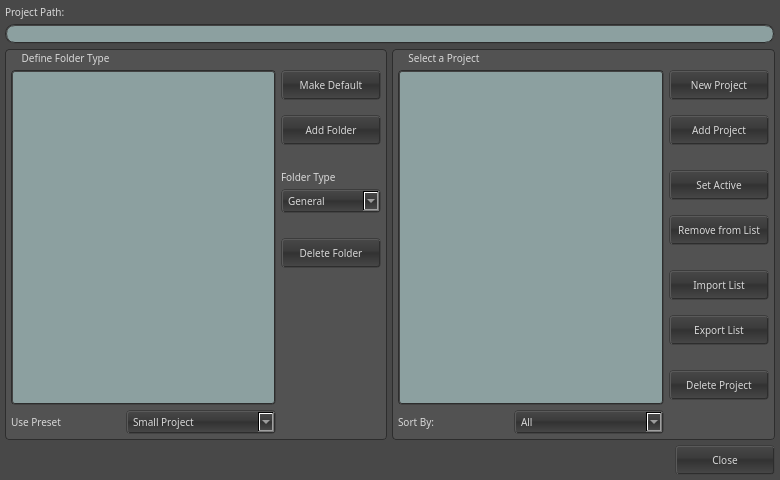
<ui version="4.0" >
 <class>Form_projectManager</class>
 <widget class="QWidget" name="Form_projectManager" >
  <property name="windowModality" >
   <enum>Qt::NonModal</enum>
  </property>
  <property name="enabled" >
   <bool>true</bool>
  </property>
  <property name="geometry" >
   <rect>
    <x>0</x>
    <y>0</y>
    <width>780</width>
    <height>480</height>
   </rect>
  </property>
  <property name="minimumSize" >
   <size>
    <width>780</width>
    <height>480</height>
   </size>
  </property>
  <property name="windowTitle" >
   <string>Form</string>
  </property>
  <property name="layoutDirection" >
   <enum>Qt::RightToLeft</enum>
  </property>
  <property name="styleSheet" >
   <string notr="true" >/* ---------------------- All ---------------------- */
* {
	color: rgb(215, 215, 215);
	background-color: rgb(72, 72, 72);
	font-family: "Lucida Grande, Segoe UI";
	font-size: 10px;
}

/* ---------------------- Line Edit ---------------------- */
QLineEdit { 
	color: rgb(40, 40, 40);
	background-color: rgb(140, 160, 160);
	selection-background-color: rgb(245, 150, 40);
	padding: 0px 5px 0px 5px;
	border: 2px groove rgb(45,45,45);
	border-radius: 10px;
}

/* ---------------------- Label ---------------------- */
QLabel { 
	background-color: rgb(72, 72, 72, 0);
}

/* ---------------------- Push Button ---------------------- */
QPushButton {
	background-color: qlineargradient(spread:pad, x1:0.5, y1:1, x2:0.5, y2:0, stop:0 rgba(72, 72, 72, 255), stop:0.5 rgba(50, 50, 50, 255), stop:0.59 rgba(60, 60, 60, 255), stop:1 rgba(72, 72, 72, 255));
	border-radius: 4px;
	border-width: 2px;	
	border-style: groove;
	border-left-color: rgb(60, 60, 60);
	border-top-color: rgb(60, 60, 60);
	border-right-color: rgb(45, 45, 45);
	border-bottom-color: rgb(45, 45, 45);
}

QPushButton::pressed {
	background-color: qlineargradient(spread:pad, x1:0.5, y1:1, x2:0.5, y2:0, stop:0 rgba(92, 92, 92, 255), stop:0.5 rgba(70, 70, 70, 255), stop:0.59 rgba(80, 80, 80, 255), stop:1 rgba(92, 92, 92, 255));
	border-radius: 4px;
	border-width: 2px;	
	border-style: groove;
	border-left-color: rgb(45, 45, 45);
	border-top-color: rgb(45, 45, 45);
	border-right-color: rgb(60, 60, 60);
	border-bottom-color: rgb(60, 60, 60);
}

QPushButton::checked {
	background-color: qlineargradient(spread:pad, x1:0.5, y1:1, x2:0.5, y2:0, stop:0 rgba(92, 92, 92, 255), stop:0.5 rgba(70, 70, 70, 255), stop:0.59 rgba(80, 80, 80, 255), stop:1 rgba(92, 92, 92, 255));

	border-radius: 4px;
	border-width: 2px;	
	border-style: groove;
	border-left-color: rgb(45, 45, 45);
	border-top-color: rgb(45, 45, 45);
	border-right-color: rgb(60, 60, 60);
	border-bottom-color: rgb(60, 60, 60);
}


/* ---------------------- Combo Box ---------------------- */
QComboBox {
	background-color: qlineargradient(spread:pad, x1:0.5, y1:1, x2:0.5, y2:0, stop:0 rgba(72, 72, 72, 255), stop:0.5 rgba(50, 50, 50, 255), stop:0.59 rgba(60, 60, 60, 255), stop:1 rgba(72, 72, 72, 255));
	
	border-radius: 4px;
	border-width: 2px;	
	border-style: groove;
	border-left-color: rgb(60, 60, 60);
	border-top-color: rgb(60, 60, 60);
	border-right-color: rgb(45, 45, 45);
	border-bottom-color: rgb(45, 45, 45);
	padding: 0px 5px 0px 5px;
 }

QComboBox::drop-down { 
	background-color: qlineargradient(spread:pad, x1:0.5, y1:1, x2:0.5, y2:0, stop:0 rgba(72, 72, 72, 255), stop:0.5 rgba(50, 50, 50, 255), stop:0.59 rgba(60, 60, 60, 255), stop:1 rgba(72, 72, 72, 255));
	
	image: url(:/dark/up-down-dark-arrow.png);
	padding: 0px 2px 0px 2px;
	width: 15px; 
	border-left: 1px solid rgb(40,40,40);
}

QComboBox::down-arrow {
	image: url(:/dark/up-down-dark-arrow.png);
}

 QComboBox QAbstractItemView {
	color: black;
	background-color:rgb(140, 160, 160);  
	border: 2px groove rgb(45,45,45);
	selection-color: black;
	selection-background-color: rgb(245, 150, 40);
	padding: 4px 0px 4px 0px;
 }

/* ---------------------- List View ---------------------- */
QListView {
	color: black;
	background-color:rgb(140, 160, 160);
	selection-background-color: rgb(245, 150, 40);
	padding: 0px 5px 0px 5px;
	border: 2px groove rgb(45,45,45);
	border-radius: 4px;
}

/* ---------------------- Tree View ---------------------- */
QTreeView {
	color: black;
	background-color:rgb(140, 160, 160);
	selection-background-color: rgb(245, 150, 40);
	padding: 0px 5px 0px 5px;
	border: 2px groove rgb(45,45,45);
	border-radius: 4px;
}

/* ---------------------- Group Box ---------------------- */
QGroupBox {
	background-color: rgb(82, 82, 82);
	border: 1px solid rgb(45,45,45);
	border-radius: 4px;
}

QGroupBox::title {
	background-color: rgb(82,82,82,0);
	subcontrol-origin: margin;
	subcontrol-position: top left;
	padding: 2px 5px 0px 15px;
 }

/* ---------------------- Text Edit ---------------------- */
QTextEdit {
	color: black;
	background-color:rgb(140, 160, 160);
	selection-background-color: rgb(245, 150, 40);
	padding: 0px 5px 0px 5px;
	border: 2px groove rgb(45,45,45);
	border-radius: 4px;
}



/* ---------------------- Scroll Bar Vertical ---------------------- */
QScrollBar {
	border: 1px solid rgb(45,45,45);
	border-radius: 4px;
 }

 QScrollBar::handle::vertical {
	background-color: qlineargradient(spread:pad, x1:0.5, y1:1, x2:0.5, y2:0, stop:0 rgba(72, 72, 72, 255), stop:0.5 rgba(50, 50, 50, 255), stop:0.59 rgba(60, 60, 60, 255), stop:1 rgba(72, 72, 72, 255));

	image: url(:/dark/up-down-dark-arrow.png);
	min-height: 30px;
	border: 1px solid rgb(45,45,45);
	border-top-right-radius: 4px;
	border-bottom-right-radius: 4px;
 }

QScrollBar::down-arrow::vertical {
	background: green;
	min-height: 10px;
	min-width: 10px;
}

QScrollBar::sub-page::vertical {
	background: rgb(80,80,80);
}

QScrollBar::add-page::vertical {
	background: rgb(110,110,110);
}

/* ---------------------- Scroll Bar Horizontal ---------------------- */
QScrollBar {
	border: 1px solid rgb(45,45,45);
	border-radius: 4px;
 }

 QScrollBar::handle::horizontal {
		background-color: qlineargradient(spread:pad, x1:0.5, y1:1, x2:0.5, y2:0, stop:0 rgba(72, 72, 72, 255), stop:0.5 rgba(50, 50, 50, 255), stop:0.59 rgba(60, 60, 60, 255), stop:1 rgba(72, 72, 72, 255));

	image: url(:/dark/left-right-dark-arrow.png);
	min-width: 30px;
	border: 1px solid rgb(45,45,45);
	border-top-right-radius: 4px;
	border-top-left-radius: 4px;
 }

QScrollBar::down-arrow::horizontal {
	background: green;
	min-height: 10px;
	min-width: 10px;
}

QScrollBar::sub-page::horizontal {
	background: rgb(80,80,80);
}

QScrollBar::add-page::horizontal {
	background: rgb(110,110,110);
}


/* ---------------------- Check Box ---------------------- */
QCheckBox {
	background-color: rgb(72,72,72,0);
}

QCheckBox::indicator {
	background-color: rgb(140, 160, 160);
	selection-background-color: rgb(245, 150, 40);
	border: 2px groove rgb(45,45,45);
	border-radius: 4px;
	width: 13px;
	height: 13px;
}
QCheckBox::indicator::pressed {
	background-color: rgb(245, 150, 40);
}

 QCheckBox::indicator:checked {
	background-color: rgb(245, 150, 40);
	width: 13px;
	height: 13px;
	image: url(:/dark/checked-dark-checkBox.png);
 }

/* ---------------------- Radio Button ---------------------- */
QRadioButton {
	background-color: rgb(72,72,72,0);
}

QRadioButton::indicator {
	background-color: rgb(140, 160, 160);
	border: 2px groove rgb(45,45,45);
	border-radius: 9px;
	width: 14px;
	height: 14px;
}

 QRadioButton::indicator:checked {
	background-color: qradialgradient(spread:pad, cx:0.5, cy:0.5, radius:0.5, fx:0.5, fy:0.5, stop:0 rgba(245, 150, 40, 255), stop:1 rgba(235, 117, 0, 255));

	width: 14px;
	height: 14px;
	image: url(:/dark/right-dark-arrow.png);
 }

/* ---------------------- Spin Box ---------------------- */
QSpinBox {
	color: black;
	background-color: rgb(140, 160, 160);
	selection-background-color: rgb(245, 150, 40);
	border-radius: 4px;
	border-width: 2px;	
	border-style: groove;
	border-left-color: rgb(60, 60, 60);
	border-top-color: rgb(60, 60, 60);
	border-right-color: rgb(45, 45, 45);
	border-bottom-color: rgb(45, 45, 45);
	padding: 0px 5px 0px 5px;
 }

QSpinBox::up-button { 
	background-color: qlineargradient(spread:pad, x1:0.5, y1:1, x2:0.5, y2:0, stop:0 rgba(72, 72, 72, 255), stop:0.5 rgba(50, 50, 50, 255), stop:0.59 rgba(60, 60, 60, 255), stop:1 rgba(72, 72, 72, 255));
	
	image: url(:/dark/up-dark-arrow.png);
	width: 15px; 
	border-left: 1px solid rgb(40,40,40);
	border-bottom: 1px solid rgb(40,40,40);
	border-top-right-radius: 4px;
}

QSpinBox::up-button::pressed {
	background-color: qlineargradient(spread:pad, x1:0.5, y1:1, x2:0.5, y2:0, stop:0 rgba(92, 92, 92, 255), stop:0.5 rgba(70, 70, 70, 255), stop:0.59 rgba(80, 80, 80, 255), stop:1 rgba(92, 92, 92, 255));
}

QSpinBox::down-button {
	background-color: qlineargradient(spread:pad, x1:0.5, y1:1, x2:0.5, y2:0, stop:0 rgba(72, 72, 72, 255), stop:0.5 rgba(50, 50, 50, 255), stop:0.59 rgba(60, 60, 60, 255), stop:1 rgba(72, 72, 72, 255));
	
	image: url(:/dark/down-dark-arrow.png);
	width: 15px; 
	border-left: 1px solid rgb(40,40,40);
	border-top: 1px solid rgb(40,40,40);
	border-bottom-right-radius: 4px;
}

QSpinBox::down-button::pressed {
	background-color: qlineargradient(spread:pad, x1:0.5, y1:1, x2:0.5, y2:0, stop:0 rgba(92, 92, 92, 255), stop:0.5 rgba(70, 70, 70, 255), stop:0.59 rgba(80, 80, 80, 255), stop:1 rgba(92, 92, 92, 255));
}

/* ---------------------- Double Spin Box ---------------------- */
QDoubleSpinBox {
	color: black;
	background-color: rgb(140, 160, 160);
	selection-background-color: rgb(245, 150, 40);
	border-radius: 4px;
	border-width: 2px;	
	border-style: groove;
	border-left-color: rgb(60, 60, 60);
	border-top-color: rgb(60, 60, 60);
	border-right-color: rgb(45, 45, 45);
	border-bottom-color: rgb(45, 45, 45);
	padding: 0px 5px 0px 5px;
 }

QDoubleSpinBox::up-button { 
	background-color: qlineargradient(spread:pad, x1:0.5, y1:1, x2:0.5, y2:0, stop:0 rgba(72, 72, 72, 255), stop:0.5 rgba(50, 50, 50, 255), stop:0.59 rgba(60, 60, 60, 255), stop:1 rgba(72, 72, 72, 255));
	
	image: url(:/dark/up-dark-arrow.png);
	width: 15px; 
	border-left: 1px solid rgb(40,40,40);
	border-bottom: 1px solid rgb(40,40,40);
	border-top-right-radius: 4px;
}

QDoubleSpinBox::up-button::pressed {
	background-color: qlineargradient(spread:pad, x1:0.5, y1:1, x2:0.5, y2:0, stop:0 rgba(92, 92, 92, 255), stop:0.5 rgba(70, 70, 70, 255), stop:0.59 rgba(80, 80, 80, 255), stop:1 rgba(92, 92, 92, 255));
}

QDoubleSpinBox::down-button {
	background-color: qlineargradient(spread:pad, x1:0.5, y1:1, x2:0.5, y2:0, stop:0 rgba(72, 72, 72, 255), stop:0.5 rgba(50, 50, 50, 255), stop:0.59 rgba(60, 60, 60, 255), stop:1 rgba(72, 72, 72, 255));
	
	image: url(:/dark/down-dark-arrow.png);
	width: 15px; 
	border-left: 1px solid rgb(40,40,40);
	border-top: 1px solid rgb(40,40,40);
	border-bottom-right-radius: 4px;
}

QDoubleSpinBox::down-button::pressed {
	background-color: qlineargradient(spread:pad, x1:0.5, y1:1, x2:0.5, y2:0, stop:0 rgba(92, 92, 92, 255), stop:0.5 rgba(70, 70, 70, 255), stop:0.59 rgba(80, 80, 80, 255), stop:1 rgba(92, 92, 92, 255));
}

/* ---------------------- Line Edit ---------------------- */
QProgressBar { 
	color: rgb(215, 215, 215);
	background-color: rgb(40, 40, 40);
	border: 2px groove rgb(45,45,45);
	border-radius: 4px;
	text-align: center;
}
QProgressBar::chunk { 
	background-color: qlineargradient(spread:pad, x1:0.5, y1:1, x2:0.5, y2:0, stop:0 rgba(60, 75, 75, 255), stop:0.5 rgba(36, 45, 45, 255), stop:0.59 rgba(49, 61, 61, 255), stop:1 rgba(142, 177, 177, 255));

	border-right: 1px solid rgb(40,40,40);
	width: 20px;
	margin: 0px 0.2px 0px 0px;
}

</string>
  </property>
  <layout class="QGridLayout" name="gridLayout_3" >
   <property name="margin" >
    <number>5</number>
   </property>
   <property name="spacing" >
    <number>5</number>
   </property>
   <item row="0" column="0" >
    <layout class="QVBoxLayout" name="verticalLayout_3" >
     <item>
      <widget class="QLabel" name="lbl_projectPath" >
       <property name="font" >
        <font>
         <family>Lucida Grande, Segoe UI</family>
         <pointsize>-1</pointsize>
        </font>
       </property>
       <property name="layoutDirection" >
        <enum>Qt::LeftToRight</enum>
       </property>
       <property name="autoFillBackground" >
        <bool>false</bool>
       </property>
       <property name="text" >
        <string>Project Path:</string>
       </property>
      </widget>
     </item>
     <item>
      <widget class="QLineEdit" name="tbx_path" >
       <property name="font" >
        <font>
         <family>Lucida Grande, Segoe UI</family>
         <pointsize>-1</pointsize>
        </font>
       </property>
       <property name="layoutDirection" >
        <enum>Qt::LeftToRight</enum>
       </property>
       <property name="styleSheet" >
        <string notr="true" />
       </property>
       <property name="text" >
        <string/>
       </property>
       <property name="frame" >
        <bool>true</bool>
       </property>
       <property name="cursorPosition" >
        <number>0</number>
       </property>
       <property name="readOnly" >
        <bool>true</bool>
       </property>
      </widget>
     </item>
    </layout>
   </item>
   <item row="1" column="0" >
    <layout class="QHBoxLayout" name="horizontalLayout" >
     <property name="spacing" >
      <number>5</number>
     </property>
     <property name="leftMargin" >
      <number>0</number>
     </property>
     <item>
      <widget class="QGroupBox" name="grb_selectProject" >
       <property name="font" >
        <font>
         <family>Lucida Grande, Segoe UI</family>
         <pointsize>-1</pointsize>
        </font>
       </property>
       <property name="layoutDirection" >
        <enum>Qt::LeftToRight</enum>
       </property>
       <property name="styleSheet" >
        <string notr="true" />
       </property>
       <property name="title" >
        <string>Select a Project</string>
       </property>
       <layout class="QGridLayout" name="gridLayout" >
        <property name="leftMargin" >
         <number>5</number>
        </property>
        <property name="topMargin" >
         <number>20</number>
        </property>
        <property name="rightMargin" >
         <number>5</number>
        </property>
        <property name="bottomMargin" >
         <number>5</number>
        </property>
        <property name="spacing" >
         <number>5</number>
        </property>
        <item row="0" column="0" colspan="2" >
         <widget class="QListView" name="lst_project" >
          <property name="font" >
           <font>
            <family>Lucida Grande, Segoe UI</family>
            <pointsize>-1</pointsize>
           </font>
          </property>
          <property name="cursor" stdset="0" >
           <cursorShape>ArrowCursor</cursorShape>
          </property>
          <property name="toolTip" >
           <string/>
          </property>
          <property name="statusTip" >
           <string/>
          </property>
          <property name="whatsThis" >
           <string>&lt;!DOCTYPE HTML PUBLIC "-//W3C//DTD HTML 4.0//EN" "http://www.w3.org/TR/REC-html40/strict.dtd">
&lt;html>&lt;head>&lt;meta name="qrichtext" content="1" />&lt;style type="text/css">
p, li { white-space: pre-wrap; }
&lt;/style>&lt;/head>&lt;body style=" font-family:'Lucida Grande ,Segoe UI'; font-weight:400; font-style:normal;">
&lt;p style=" margin-top:0px; margin-bottom:0px; margin-left:0px; margin-right:0px; -qt-block-indent:0; text-indent:0px;">List of current projects&lt;/p>&lt;/body>&lt;/html></string>
          </property>
          <property name="styleSheet" >
           <string notr="true" />
          </property>
          <property name="tabKeyNavigation" >
           <bool>true</bool>
          </property>
          <property name="dragEnabled" >
           <bool>true</bool>
          </property>
          <property name="dragDropMode" >
           <enum>QAbstractItemView::DragOnly</enum>
          </property>
          <property name="resizeMode" >
           <enum>QListView::Fixed</enum>
          </property>
          <property name="layoutMode" >
           <enum>QListView::SinglePass</enum>
          </property>
         </widget>
        </item>
        <item rowspan="2" row="0" column="2" >
         <layout class="QVBoxLayout" name="verticalLayout" >
          <item>
           <widget class="QPushButton" name="bt_newProject" >
            <property name="minimumSize" >
             <size>
              <width>100</width>
              <height>30</height>
             </size>
            </property>
            <property name="maximumSize" >
             <size>
              <width>100</width>
              <height>30</height>
             </size>
            </property>
            <property name="font" >
             <font>
              <family>Lucida Grande, Segoe UI</family>
              <pointsize>-1</pointsize>
             </font>
            </property>
            <property name="whatsThis" >
             <string>&lt;!DOCTYPE HTML PUBLIC "-//W3C//DTD HTML 4.0//EN" "http://www.w3.org/TR/REC-html40/strict.dtd">
&lt;html>&lt;head>&lt;meta name="qrichtext" content="1" />&lt;style type="text/css">
p, li { white-space: pre-wrap; }
&lt;/style>&lt;/head>&lt;body style=" font-family:'Lucida Grande ,Segoe UI'; font-weight:400; font-style:normal;">
&lt;p style=" margin-top:0px; margin-bottom:0px; margin-left:0px; margin-right:0px; -qt-block-indent:0; text-indent:0px;">Click to create a new project.&lt;/p>&lt;/body>&lt;/html></string>
            </property>
            <property name="styleSheet" >
             <string notr="true" />
            </property>
            <property name="text" >
             <string>New Project</string>
            </property>
           </widget>
          </item>
          <item>
           <spacer name="verticalSpacer_9" >
            <property name="orientation" >
             <enum>Qt::Vertical</enum>
            </property>
            <property name="sizeType" >
             <enum>QSizePolicy::Fixed</enum>
            </property>
            <property name="sizeHint" stdset="0" >
             <size>
              <width>20</width>
              <height>10</height>
             </size>
            </property>
           </spacer>
          </item>
          <item>
           <widget class="QPushButton" name="bt_addProject" >
            <property name="minimumSize" >
             <size>
              <width>100</width>
              <height>30</height>
             </size>
            </property>
            <property name="maximumSize" >
             <size>
              <width>100</width>
              <height>30</height>
             </size>
            </property>
            <property name="font" >
             <font>
              <family>Lucida Grande, Segoe UI</family>
              <pointsize>-1</pointsize>
             </font>
            </property>
            <property name="whatsThis" >
             <string>&lt;!DOCTYPE HTML PUBLIC "-//W3C//DTD HTML 4.0//EN" "http://www.w3.org/TR/REC-html40/strict.dtd">
&lt;html>&lt;head>&lt;meta name="qrichtext" content="1" />&lt;style type="text/css">
p, li { white-space: pre-wrap; }
&lt;/style>&lt;/head>&lt;body style=" font-family:'Lucida Grande ,Segoe UI'; font-weight:400; font-style:normal;">
&lt;p style=" margin-top:0px; margin-bottom:0px; margin-left:0px; margin-right:0px; -qt-block-indent:0; text-indent:0px;">Click to add an existing project.&lt;/p>&lt;/body>&lt;/html></string>
            </property>
            <property name="styleSheet" >
             <string notr="true" />
            </property>
            <property name="text" >
             <string>Add Project</string>
            </property>
           </widget>
          </item>
          <item>
           <spacer name="verticalSpacer_3" >
            <property name="orientation" >
             <enum>Qt::Vertical</enum>
            </property>
            <property name="sizeType" >
             <enum>QSizePolicy::Fixed</enum>
            </property>
            <property name="sizeHint" stdset="0" >
             <size>
              <width>20</width>
              <height>20</height>
             </size>
            </property>
           </spacer>
          </item>
          <item>
           <widget class="QPushButton" name="bt_setActive" >
            <property name="minimumSize" >
             <size>
              <width>100</width>
              <height>30</height>
             </size>
            </property>
            <property name="maximumSize" >
             <size>
              <width>100</width>
              <height>30</height>
             </size>
            </property>
            <property name="font" >
             <font>
              <family>Lucida Grande, Segoe UI</family>
              <pointsize>-1</pointsize>
             </font>
            </property>
            <property name="styleSheet" >
             <string notr="true" />
            </property>
            <property name="text" >
             <string>Set Active</string>
            </property>
           </widget>
          </item>
          <item>
           <spacer name="verticalSpacer_11" >
            <property name="orientation" >
             <enum>Qt::Vertical</enum>
            </property>
            <property name="sizeType" >
             <enum>QSizePolicy::Fixed</enum>
            </property>
            <property name="sizeHint" stdset="0" >
             <size>
              <width>20</width>
              <height>10</height>
             </size>
            </property>
           </spacer>
          </item>
          <item>
           <widget class="QPushButton" name="bt_removeFromList" >
            <property name="minimumSize" >
             <size>
              <width>100</width>
              <height>30</height>
             </size>
            </property>
            <property name="maximumSize" >
             <size>
              <width>100</width>
              <height>30</height>
             </size>
            </property>
            <property name="font" >
             <font>
              <family>Lucida Grande, Segoe UI</family>
              <pointsize>-1</pointsize>
             </font>
            </property>
            <property name="styleSheet" >
             <string notr="true" />
            </property>
            <property name="text" >
             <string>Remove from List</string>
            </property>
           </widget>
          </item>
          <item>
           <spacer name="verticalSpacer_2" >
            <property name="orientation" >
             <enum>Qt::Vertical</enum>
            </property>
            <property name="sizeType" >
             <enum>QSizePolicy::Fixed</enum>
            </property>
            <property name="sizeHint" stdset="0" >
             <size>
              <width>20</width>
              <height>20</height>
             </size>
            </property>
           </spacer>
          </item>
          <item>
           <widget class="QPushButton" name="bt_importList" >
            <property name="minimumSize" >
             <size>
              <width>100</width>
              <height>30</height>
             </size>
            </property>
            <property name="maximumSize" >
             <size>
              <width>100</width>
              <height>30</height>
             </size>
            </property>
            <property name="font" >
             <font>
              <family>Lucida Grande, Segoe UI</family>
              <pointsize>-1</pointsize>
             </font>
            </property>
            <property name="styleSheet" >
             <string notr="true" />
            </property>
            <property name="text" >
             <string>Import List</string>
            </property>
           </widget>
          </item>
          <item>
           <spacer name="verticalSpacer_10" >
            <property name="orientation" >
             <enum>Qt::Vertical</enum>
            </property>
            <property name="sizeType" >
             <enum>QSizePolicy::Fixed</enum>
            </property>
            <property name="sizeHint" stdset="0" >
             <size>
              <width>20</width>
              <height>10</height>
             </size>
            </property>
           </spacer>
          </item>
          <item>
           <widget class="QPushButton" name="bt_exportList" >
            <property name="minimumSize" >
             <size>
              <width>100</width>
              <height>30</height>
             </size>
            </property>
            <property name="maximumSize" >
             <size>
              <width>100</width>
              <height>30</height>
             </size>
            </property>
            <property name="font" >
             <font>
              <family>Lucida Grande, Segoe UI</family>
              <pointsize>-1</pointsize>
             </font>
            </property>
            <property name="styleSheet" >
             <string notr="true" />
            </property>
            <property name="text" >
             <string>Export List</string>
            </property>
           </widget>
          </item>
          <item>
           <spacer name="verticalSpacer" >
            <property name="orientation" >
             <enum>Qt::Vertical</enum>
            </property>
            <property name="sizeType" >
             <enum>QSizePolicy::Fixed</enum>
            </property>
            <property name="sizeHint" stdset="0" >
             <size>
              <width>20</width>
              <height>20</height>
             </size>
            </property>
           </spacer>
          </item>
          <item>
           <widget class="QPushButton" name="bt_deleteProject" >
            <property name="minimumSize" >
             <size>
              <width>100</width>
              <height>30</height>
             </size>
            </property>
            <property name="maximumSize" >
             <size>
              <width>100</width>
              <height>30</height>
             </size>
            </property>
            <property name="font" >
             <font>
              <family>Lucida Grande, Segoe UI</family>
              <pointsize>-1</pointsize>
             </font>
            </property>
            <property name="toolTip" >
             <string/>
            </property>
            <property name="styleSheet" >
             <string notr="true" />
            </property>
            <property name="text" >
             <string>Delete Project</string>
            </property>
           </widget>
          </item>
          <item>
           <spacer name="verticalSpacer_4" >
            <property name="orientation" >
             <enum>Qt::Vertical</enum>
            </property>
            <property name="sizeHint" stdset="0" >
             <size>
              <width>20</width>
              <height>40</height>
             </size>
            </property>
           </spacer>
          </item>
         </layout>
        </item>
        <item row="1" column="0" >
         <widget class="QLabel" name="lbl_shortBy" >
          <property name="font" >
           <font>
            <family>Lucida Grande, Segoe UI</family>
            <pointsize>-1</pointsize>
           </font>
          </property>
          <property name="layoutDirection" >
           <enum>Qt::LeftToRight</enum>
          </property>
          <property name="text" >
           <string>Sort By:</string>
          </property>
         </widget>
        </item>
        <item row="1" column="1" >
         <widget class="QComboBox" name="cbx_shortBy" >
          <property name="minimumSize" >
           <size>
            <width>150</width>
            <height>24</height>
           </size>
          </property>
          <property name="maximumSize" >
           <size>
            <width>16777215</width>
            <height>24</height>
           </size>
          </property>
          <property name="font" >
           <font>
            <family>Lucida Grande, Segoe UI</family>
            <pointsize>-1</pointsize>
           </font>
          </property>
          <property name="layoutDirection" >
           <enum>Qt::LeftToRight</enum>
          </property>
          <property name="styleSheet" >
           <string notr="true" />
          </property>
          <item>
           <property name="text" >
            <string>All</string>
           </property>
          </item>
          <item>
           <property name="text" >
            <string>Name</string>
           </property>
          </item>
          <item>
           <property name="text" >
            <string>Date</string>
           </property>
          </item>
          <item>
           <property name="text" >
            <string>Size</string>
           </property>
          </item>
          <item>
           <property name="text" >
            <string>-----------------</string>
           </property>
          </item>
          <item>
           <property name="text" >
            <string>Add New</string>
           </property>
          </item>
         </widget>
        </item>
       </layout>
      </widget>
     </item>
     <item>
      <widget class="QGroupBox" name="grb_defineFolderType" >
       <property name="font" >
        <font>
         <family>Lucida Grande, Segoe UI</family>
         <pointsize>-1</pointsize>
        </font>
       </property>
       <property name="layoutDirection" >
        <enum>Qt::LeftToRight</enum>
       </property>
       <property name="styleSheet" >
        <string notr="true" />
       </property>
       <property name="title" >
        <string>Define Folder Type</string>
       </property>
       <layout class="QGridLayout" name="gridLayout_2" >
        <property name="leftMargin" >
         <number>5</number>
        </property>
        <property name="topMargin" >
         <number>20</number>
        </property>
        <property name="rightMargin" >
         <number>5</number>
        </property>
        <property name="bottomMargin" >
         <number>5</number>
        </property>
        <property name="spacing" >
         <number>5</number>
        </property>
        <item row="0" column="0" colspan="2" >
         <widget class="QTreeView" name="trw_defineFolderType" >
          <property name="font" >
           <font>
            <family>Lucida Grande, Segoe UI</family>
            <pointsize>-1</pointsize>
           </font>
          </property>
          <property name="styleSheet" >
           <string notr="true" />
          </property>
         </widget>
        </item>
        <item rowspan="2" row="0" column="2" >
         <layout class="QVBoxLayout" name="verticalLayout_2" >
          <item>
           <widget class="QPushButton" name="bt_makeDefault" >
            <property name="enabled" >
             <bool>true</bool>
            </property>
            <property name="minimumSize" >
             <size>
              <width>100</width>
              <height>30</height>
             </size>
            </property>
            <property name="maximumSize" >
             <size>
              <width>100</width>
              <height>30</height>
             </size>
            </property>
            <property name="font" >
             <font>
              <family>Lucida Grande, Segoe UI</family>
              <pointsize>-1</pointsize>
             </font>
            </property>
            <property name="styleSheet" >
             <string notr="true" />
            </property>
            <property name="text" >
             <string>Make Default</string>
            </property>
           </widget>
          </item>
          <item>
           <spacer name="verticalSpacer_8" >
            <property name="orientation" >
             <enum>Qt::Vertical</enum>
            </property>
            <property name="sizeType" >
             <enum>QSizePolicy::Fixed</enum>
            </property>
            <property name="sizeHint" stdset="0" >
             <size>
              <width>20</width>
              <height>10</height>
             </size>
            </property>
           </spacer>
          </item>
          <item>
           <widget class="QPushButton" name="bt_addFolder" >
            <property name="minimumSize" >
             <size>
              <width>100</width>
              <height>30</height>
             </size>
            </property>
            <property name="maximumSize" >
             <size>
              <width>100</width>
              <height>30</height>
             </size>
            </property>
            <property name="font" >
             <font>
              <family>Lucida Grande, Segoe UI</family>
              <pointsize>-1</pointsize>
             </font>
            </property>
            <property name="styleSheet" >
             <string notr="true" />
            </property>
            <property name="text" >
             <string>Add Folder</string>
            </property>
           </widget>
          </item>
          <item>
           <spacer name="verticalSpacer_5" >
            <property name="orientation" >
             <enum>Qt::Vertical</enum>
            </property>
            <property name="sizeType" >
             <enum>QSizePolicy::Fixed</enum>
            </property>
            <property name="sizeHint" stdset="0" >
             <size>
              <width>20</width>
              <height>20</height>
             </size>
            </property>
           </spacer>
          </item>
          <item>
           <widget class="QLabel" name="lbl_folderType" >
            <property name="font" >
             <font>
              <family>Lucida Grande, Segoe UI</family>
              <pointsize>-1</pointsize>
             </font>
            </property>
            <property name="layoutDirection" >
             <enum>Qt::LeftToRight</enum>
            </property>
            <property name="text" >
             <string>Folder Type</string>
            </property>
           </widget>
          </item>
          <item>
           <widget class="QComboBox" name="cbx_folderType" >
            <property name="sizePolicy" >
             <sizepolicy vsizetype="Fixed" hsizetype="Fixed" >
              <horstretch>0</horstretch>
              <verstretch>0</verstretch>
             </sizepolicy>
            </property>
            <property name="minimumSize" >
             <size>
              <width>100</width>
              <height>24</height>
             </size>
            </property>
            <property name="maximumSize" >
             <size>
              <width>100</width>
              <height>24</height>
             </size>
            </property>
            <property name="font" >
             <font>
              <family>Lucida Grande, Segoe UI</family>
              <pointsize>-1</pointsize>
             </font>
            </property>
            <property name="layoutDirection" >
             <enum>Qt::LeftToRight</enum>
            </property>
            <property name="styleSheet" >
             <string notr="true" />
            </property>
            <property name="maxVisibleItems" >
             <number>16</number>
            </property>
            <item>
             <property name="text" >
              <string>General</string>
             </property>
            </item>
            <item>
             <property name="text" >
              <string>Animations</string>
             </property>
            </item>
            <item>
             <property name="text" >
              <string>Characters</string>
             </property>
            </item>
            <item>
             <property name="text" >
              <string>Data</string>
             </property>
            </item>
            <item>
             <property name="text" >
              <string>Material Library</string>
             </property>
            </item>
            <item>
             <property name="text" >
              <string>Models</string>
             </property>
            </item>
            <item>
             <property name="text" >
              <string>Scenes</string>
             </property>
            </item>
            <item>
             <property name="text" >
              <string>Sounds</string>
             </property>
             <property name="icon" >
              <iconset>
               <normalon>images/sound.png</normalon>
              </iconset>
             </property>
            </item>
            <item>
             <property name="text" >
              <string>Textures</string>
             </property>
            </item>
            <item>
             <property name="text" >
              <string>-----------------</string>
             </property>
            </item>
            <item>
             <property name="text" >
              <string>Add New Type</string>
             </property>
            </item>
           </widget>
          </item>
          <item>
           <spacer name="verticalSpacer_6" >
            <property name="orientation" >
             <enum>Qt::Vertical</enum>
            </property>
            <property name="sizeType" >
             <enum>QSizePolicy::Fixed</enum>
            </property>
            <property name="sizeHint" stdset="0" >
             <size>
              <width>20</width>
              <height>20</height>
             </size>
            </property>
           </spacer>
          </item>
          <item>
           <widget class="QPushButton" name="bt_deleteFolder" >
            <property name="minimumSize" >
             <size>
              <width>100</width>
              <height>30</height>
             </size>
            </property>
            <property name="maximumSize" >
             <size>
              <width>100</width>
              <height>30</height>
             </size>
            </property>
            <property name="font" >
             <font>
              <family>Lucida Grande, Segoe UI</family>
              <pointsize>-1</pointsize>
             </font>
            </property>
            <property name="styleSheet" >
             <string notr="true" />
            </property>
            <property name="text" >
             <string>Delete Folder</string>
            </property>
           </widget>
          </item>
          <item>
           <spacer name="verticalSpacer_7" >
            <property name="orientation" >
             <enum>Qt::Vertical</enum>
            </property>
            <property name="sizeHint" stdset="0" >
             <size>
              <width>20</width>
              <height>40</height>
             </size>
            </property>
           </spacer>
          </item>
         </layout>
        </item>
        <item row="1" column="0" >
         <widget class="QLabel" name="lbl_usePreset" >
          <property name="font" >
           <font>
            <family>Lucida Grande, Segoe UI</family>
            <pointsize>-1</pointsize>
           </font>
          </property>
          <property name="layoutDirection" >
           <enum>Qt::LeftToRight</enum>
          </property>
          <property name="text" >
           <string>Use Preset</string>
          </property>
         </widget>
        </item>
        <item row="1" column="1" >
         <widget class="QComboBox" name="cbx_usePreset" >
          <property name="minimumSize" >
           <size>
            <width>150</width>
            <height>24</height>
           </size>
          </property>
          <property name="maximumSize" >
           <size>
            <width>16777215</width>
            <height>24</height>
           </size>
          </property>
          <property name="font" >
           <font>
            <family>Lucida Grande, Segoe UI</family>
            <pointsize>-1</pointsize>
           </font>
          </property>
          <property name="layoutDirection" >
           <enum>Qt::LeftToRight</enum>
          </property>
          <property name="styleSheet" >
           <string notr="true" />
          </property>
          <item>
           <property name="text" >
            <string>Small Project</string>
           </property>
          </item>
          <item>
           <property name="text" >
            <string>Medium Project</string>
           </property>
          </item>
          <item>
           <property name="text" >
            <string>Big Project</string>
           </property>
          </item>
          <item>
           <property name="text" >
            <string>-----------------</string>
           </property>
          </item>
          <item>
           <property name="text" >
            <string>Add New Preset</string>
           </property>
          </item>
         </widget>
        </item>
       </layout>
      </widget>
     </item>
    </layout>
   </item>
   <item row="2" column="0" >
    <layout class="QHBoxLayout" name="horizontalLayout_2" >
     <item>
      <widget class="QPushButton" name="bt_close" >
       <property name="minimumSize" >
        <size>
         <width>100</width>
         <height>30</height>
        </size>
       </property>
       <property name="maximumSize" >
        <size>
         <width>100</width>
         <height>30</height>
        </size>
       </property>
       <property name="font" >
        <font>
         <family>Lucida Grande, Segoe UI</family>
         <pointsize>-1</pointsize>
        </font>
       </property>
       <property name="whatsThis" >
        <string/>
       </property>
       <property name="styleSheet" >
        <string notr="true" />
       </property>
       <property name="text" >
        <string>Close</string>
       </property>
      </widget>
     </item>
     <item>
      <spacer name="horizontalSpacer" >
       <property name="orientation" >
        <enum>Qt::Horizontal</enum>
       </property>
       <property name="sizeHint" stdset="0" >
        <size>
         <width>298</width>
         <height>20</height>
        </size>
       </property>
      </spacer>
     </item>
    </layout>
   </item>
  </layout>
 </widget>
 <tabstops>
  <tabstop>tbx_path</tabstop>
  <tabstop>lst_project</tabstop>
  <tabstop>cbx_shortBy</tabstop>
  <tabstop>bt_newProject</tabstop>
  <tabstop>bt_addProject</tabstop>
  <tabstop>bt_setActive</tabstop>
  <tabstop>bt_removeFromList</tabstop>
  <tabstop>bt_importList</tabstop>
  <tabstop>bt_exportList</tabstop>
  <tabstop>bt_deleteProject</tabstop>
  <tabstop>trw_defineFolderType</tabstop>
  <tabstop>bt_makeDefault</tabstop>
  <tabstop>bt_addFolder</tabstop>
  <tabstop>cbx_folderType</tabstop>
  <tabstop>cbx_usePreset</tabstop>
 </tabstops>
 <resources>
  <include location="../media/images.qrc" />
 </resources>
 <connections/>
</ui>
